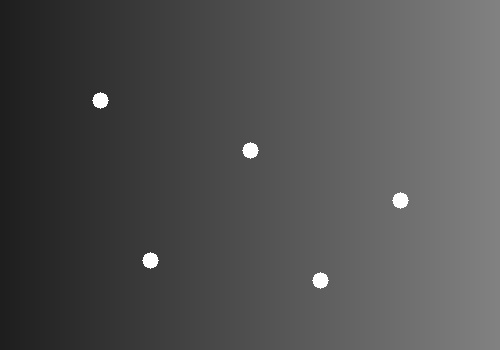
#> input picture sample_inputs/input_exp23.jpg, 500 x 350 px
$ python Exp23_Top_Hat_Morphological_Operation.py
#> lines starting #> are read from the running program, lines starting #| are printed output that depends on the picture
import cv2
import numpy as np
import os

# Experiment 23: Top Hat Morphological Operation
image_path = os.path.join(os.path.dirname(__file__), "..", "sample_inputs", "input_exp23.jpg")
image = cv2.imread(image_path, cv2.IMREAD_GRAYSCALE)
#> image is the input picture: shape (350, 500); min 30, max 255, mean 80.5
if image is None:
    image = cv2.imread("input_exp23.jpg", cv2.IMREAD_GRAYSCALE)

kernel = np.ones((9, 9), np.uint8)
top_hat_image = cv2.morphologyEx(image, cv2.MORPH_TOPHAT, kernel)
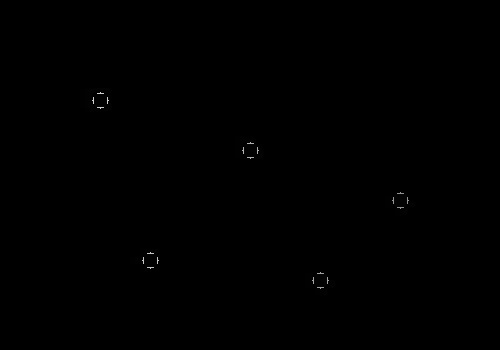
#> top_hat_image: shape (350, 500); min 0, max 208, mean 0.2

cv2.imshow("Original Image", image)
cv2.imshow("Top Hat Image", top_hat_image)

out_path = os.path.join(os.path.dirname(__file__), "..", "output_screenshots", "exp23_output.png")
cv2.imwrite(out_path, cv2.hconcat([image, top_hat_image]))
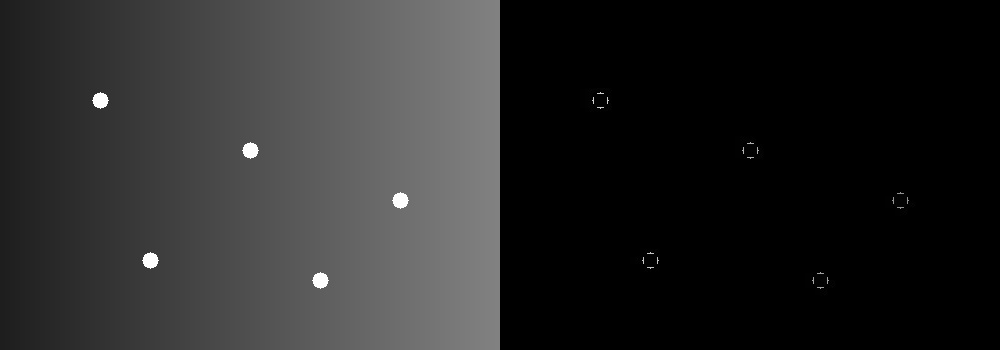
#> saved as exp23_output.png: shape (350, 1000); min 0, max 255, mean 40.3
print(f"Exp 23 output saved to {out_path}")

cv2.waitKey(500)
cv2.destroyAllWindows()

$ run again, with sample_inputs/sample_exp02.jpg copied over sample_inputs/input_exp23.jpg
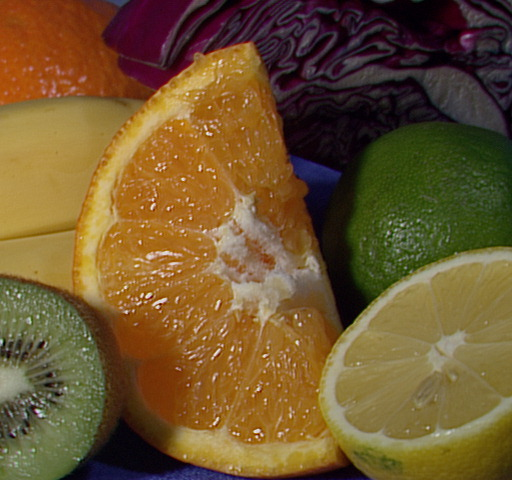
#> input picture sample_inputs/sample_exp02.jpg, 512 x 480 px
#> `top_hat_image = cv2.morphologyEx(image, cv2.MORPH_TOPHAT, kernel)`:
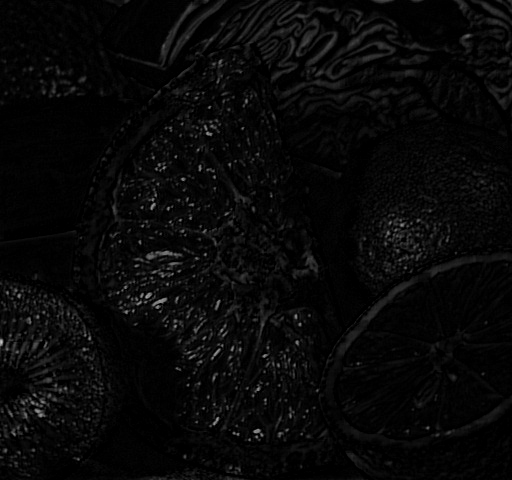
#> top_hat_image: shape (480, 512); min 0, max 197, mean 8.1
#> `cv2.imwrite(out_path, cv2.hconcat([image, top_hat_image]))`:
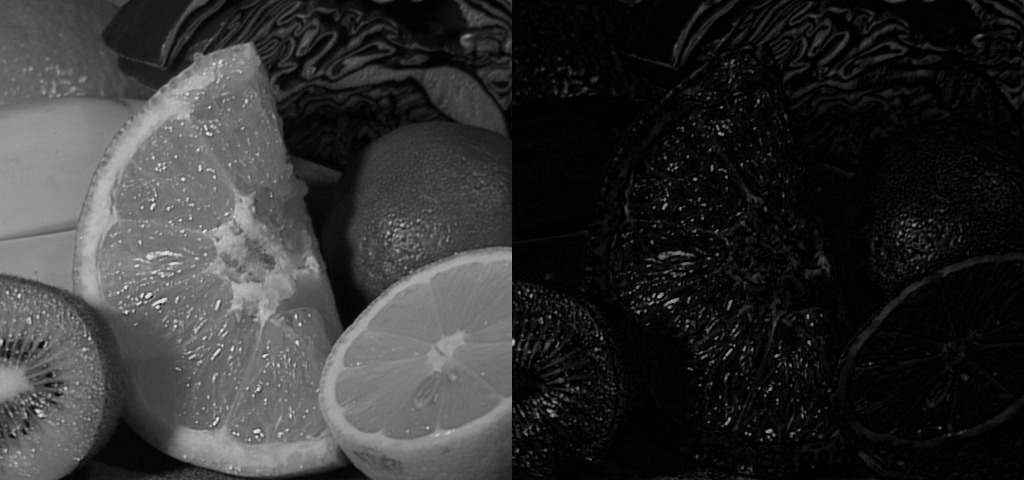
#> saved as exp23_output.png: shape (480, 1024); min 0, max 238, mean 48.4

$ run again, with sample_inputs/sample_exp03.jpg copied over sample_inputs/input_exp23.jpg
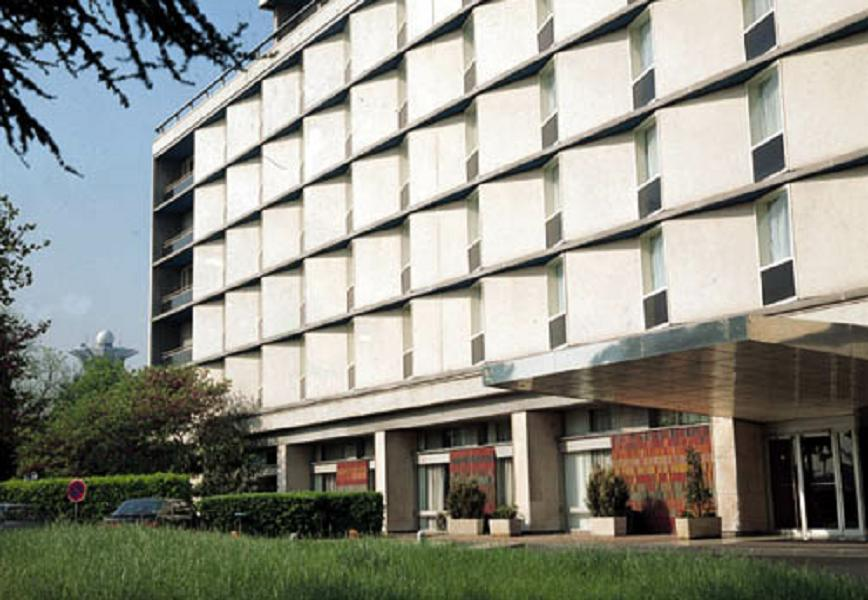
#> input picture sample_inputs/sample_exp03.jpg, 868 x 600 px
#> `top_hat_image = cv2.morphologyEx(image, cv2.MORPH_TOPHAT, kernel)`:
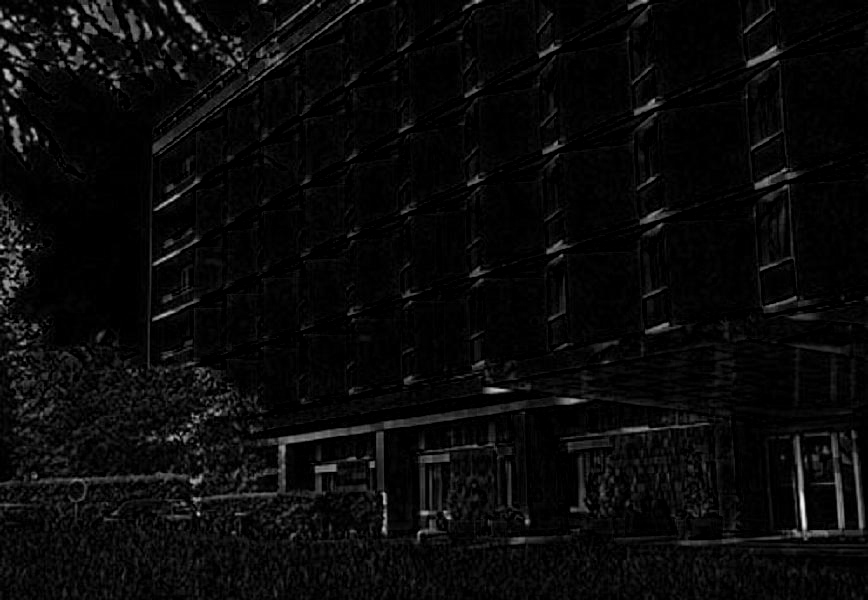
#> top_hat_image: shape (600, 868); min 0, max 243, mean 9.7
#> `cv2.imwrite(out_path, cv2.hconcat([image, top_hat_image]))`:
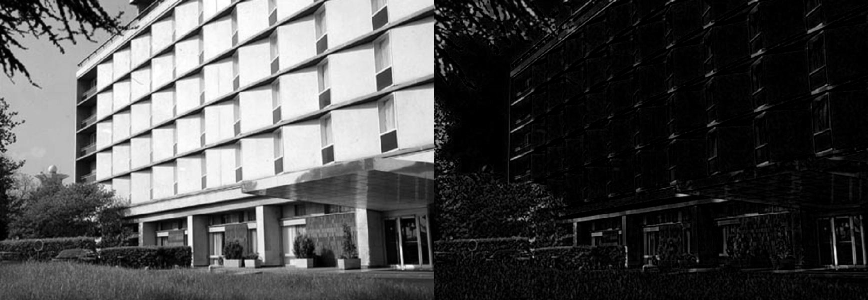
#> saved as exp23_output.png: shape (600, 1736) (shown at 1/2 size); min 0, max 255, mean 76
